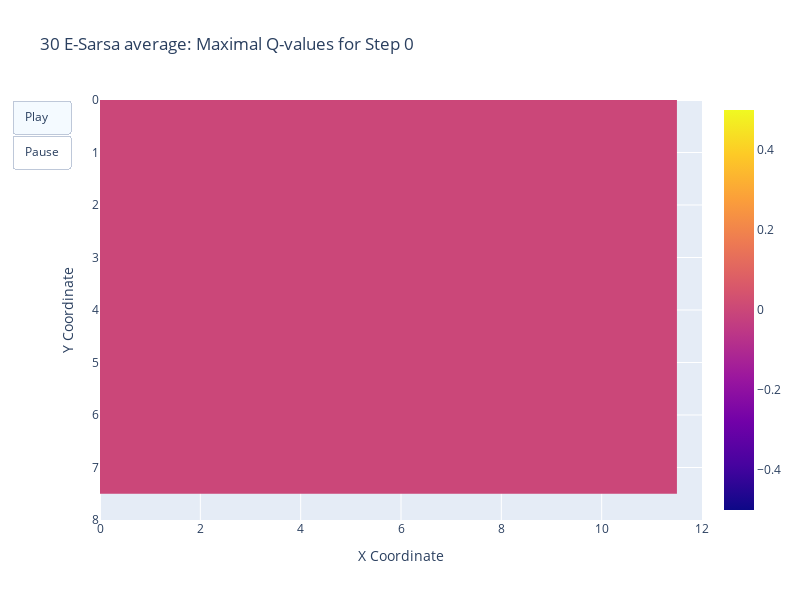

Notebook code cell kept with this figure:
### Code cell
N_ENV = 30

key = random.PRNGKey(SEED)
keys = random.split(key, N_ENV)

all_obs, all_reward, all_done, all_q_values = parallel_rollout(
    keys, TIME_STEPS, N_ACTIONS, GRID_SIZE, N_ENV, v_policy, v_update, v_step, v_reset
)
animated_heatmap(jnp.mean(all_q_values, axis=-1), 
                 dims=jnp.asarray(GRID_SIZE), 
                 agent_name=f"{N_ENV} E-Sarsa average", 
                 sample_freq=1000, 
                 log_scale=False
                )

### Figure 1 — Plotly figure (JSON) as saved in the notebook; plotly's stock layout.template omitted (floating-point values rounded to 4 significant figures)
{"data": [{"type": "heatmap", "z": [[0, 0, 0, 0, 0, 0, 0, 0, 0, 0, 0, 0], [0, 0, 0, 0, 0, 0, 0, 0, 0, 0, 0, 0], [0, 0, 0, 0, 0, 0, 0, 0, 0, 0, 0, 0], [0, 0, 0, 0, 0, 0, 0, 0, 0, 0, 0, 0], [0, 0, 0, 0, 0, 0, 0, 0, 0, 0, 0, 0], [0, 0, 0, 0, 0, 0, 0, 0, 0, 0, 0, 0], [0, 0, 0, 0, 0, 0, 0, 0, 0, 0, 0, 0], [0, 0, 0, 0, 0, 0, 0, 0, 0, 0, 0, 0]]}], "layout": {"height": 600, "title": {"text": "30 E-Sarsa average: Maximal Q-values for Step 0"}, "updatemenus": [{"buttons": [{"args": [null, {"frame": {"duration": 50, "redraw": true}, "fromcurrent": true}], "label": "Play", "method": "animate"}, {"args": [[null], {"frame": {"duration": 0, "redraw": false}}], "label": "Pause", "method": "relayout"}], "type": "buttons"}], "width": 800, "xaxis": {"range": [0, 12], "title": {"text": "X Coordinate"}}, "yaxis": {"autorange": false, "range": [8, 0], "title": {"text": "Y Coordinate"}}}}
